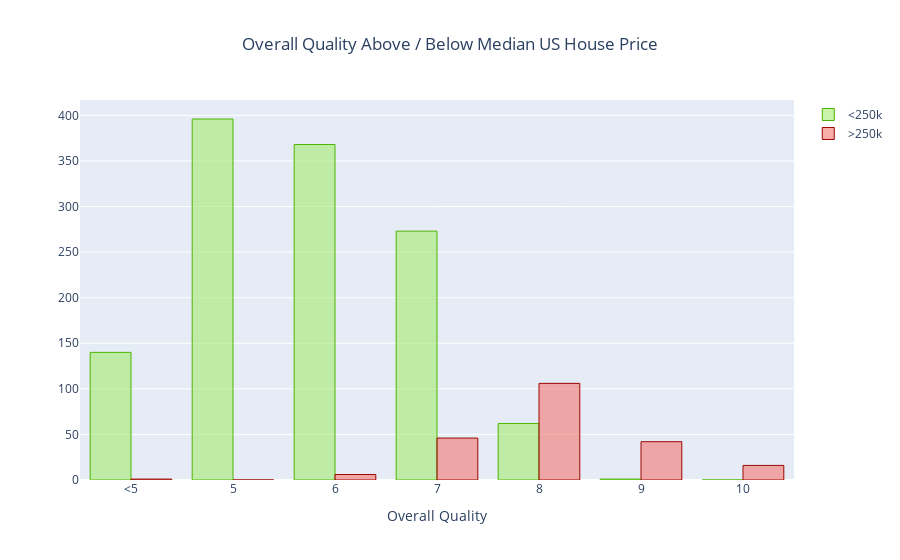

Write notebook code for a chart like this one.
### Code cell
#grouped bar chart of houses <250k and >250k for each rating

qual_u250_group = qual_df.loc[qual_df['SalePrice'] <= median_price, 'OverallQual'].value_counts().reindex(x_box).reset_index().fillna(0)
qual_o250_group = qual_df.loc[qual_df['SalePrice'] > median_price, 'OverallQual'].value_counts().reindex(x_box).reset_index().fillna(0)

fig = go.Figure()

fig.add_trace(
    go.Bar(
        x=qual_u250_group['index'],
        y=qual_u250_group['OverallQual'],
        name='<250k',
        marker=dict(
            color='rgba(165, 236, 113, 0.6)',
            line=dict(
                color='rgba(77, 181, 0, 1.0)', 
                width=1
            )
        )
    )
)

fig.add_trace(
    go.Bar(
        x=qual_o250_group['index'],
        y=qual_o250_group['OverallQual'],
        name='>250k',
        marker=dict(
            color='rgba(243, 119, 114, 0.6)', 
            line=dict(
                color='rgba(156, 7, 0, 1.0)', 
                width=1
            )
        )
    )
)

fig.update_layout(title=dict(
    text='Overall Quality Above / Below Median US House Price',
    x=0.5),
    xaxis_title='Overall Quality',
    barmode='group')

fig.update_xaxes(type='category')

### Figure 1 — Plotly figure (JSON) as saved in the notebook; plotly's stock layout.template omitted (floating-point values rounded to 4 significant figures)
{"data": [{"marker": {"color": "rgba(165, 236, 113, 0.6)", "line": {"color": "rgba(77, 181, 0, 1.0)", "width": 1}}, "name": "<250k", "type": "bar", "x": ["<5", 5, 6, 7, 8, 9, 10], "y": [140, 396, 368, 273, 62, 1, 0]}, {"marker": {"color": "rgba(243, 119, 114, 0.6)", "line": {"color": "rgba(156, 7, 0, 1.0)", "width": 1}}, "name": ">250k", "type": "bar", "x": ["<5", 5, 6, 7, 8, 9, 10], "y": [1, 0, 6, 46, 106, 42, 16]}], "layout": {"barmode": "group", "title": {"text": "Overall Quality Above / Below Median US House Price", "x": 0.5}, "xaxis": {"title": {"text": "Overall Quality"}, "type": "category"}}}
